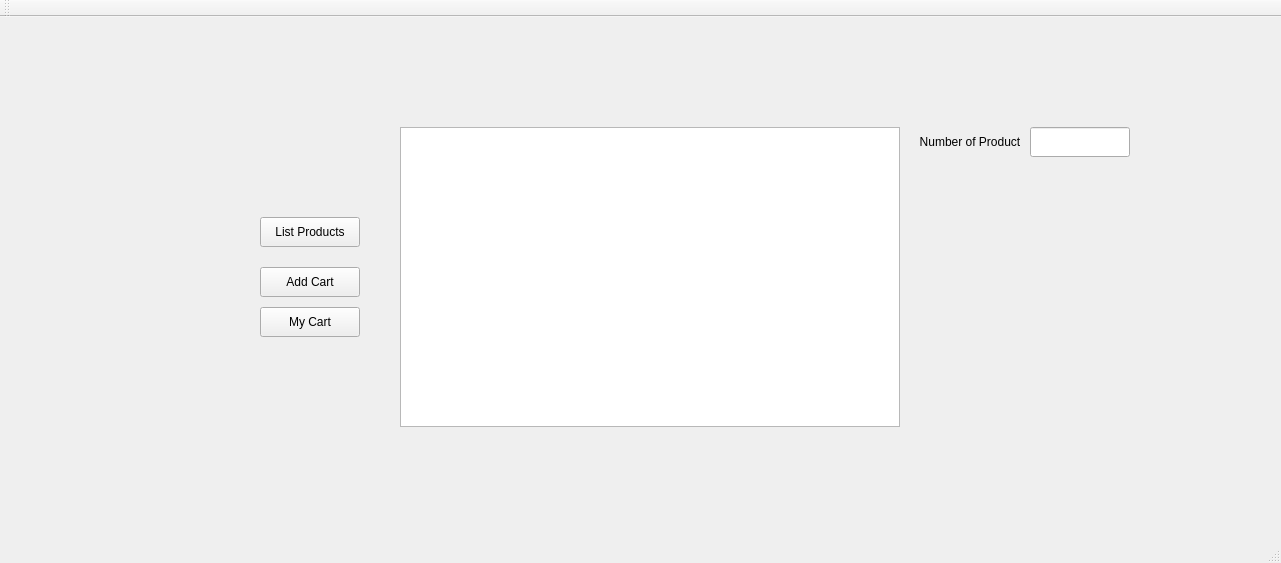
<?xml version="1.0" encoding="UTF-8"?>
<ui version="4.0">
 <class>MainWindow</class>
 <widget class="QMainWindow" name="MainWindow">
  <property name="geometry">
   <rect>
    <x>0</x>
    <y>0</y>
    <width>1281</width>
    <height>563</height>
   </rect>
  </property>
  <property name="windowTitle">
   <string>MainWindow</string>
  </property>
  <widget class="QWidget" name="centralWidget">
   <widget class="QPushButton" name="add">
    <property name="geometry">
     <rect>
      <x>260</x>
      <y>250</y>
      <width>100</width>
      <height>30</height>
     </rect>
    </property>
    <property name="text">
     <string>Add Cart</string>
    </property>
   </widget>
   <widget class="QPushButton" name="list_info">
    <property name="geometry">
     <rect>
      <x>260</x>
      <y>200</y>
      <width>100</width>
      <height>30</height>
     </rect>
    </property>
    <property name="text">
     <string>List Products</string>
    </property>
   </widget>
   <widget class="QPushButton" name="Box">
    <property name="geometry">
     <rect>
      <x>260</x>
      <y>290</y>
      <width>100</width>
      <height>30</height>
     </rect>
    </property>
    <property name="text">
     <string>My Cart</string>
    </property>
   </widget>
   <widget class="QTableView" name="tableView">
    <property name="geometry">
     <rect>
      <x>400</x>
      <y>110</y>
      <width>500</width>
      <height>300</height>
     </rect>
    </property>
   </widget>
   <widget class="QLineEdit" name="Adet">
    <property name="geometry">
     <rect>
      <x>1030</x>
      <y>110</y>
      <width>100</width>
      <height>30</height>
     </rect>
    </property>
   </widget>
   <widget class="QLabel" name="label">
    <property name="geometry">
     <rect>
      <x>920</x>
      <y>110</y>
      <width>100</width>
      <height>30</height>
     </rect>
    </property>
    <property name="text">
     <string>Number of Product</string>
    </property>
    <property name="alignment">
     <set>Qt::AlignCenter</set>
    </property>
   </widget>
  </widget>
  <widget class="QMenuBar" name="menuBar">
   <property name="geometry">
    <rect>
     <x>0</x>
     <y>0</y>
     <width>1281</width>
     <height>21</height>
    </rect>
   </property>
  </widget>
  <widget class="QToolBar" name="mainToolBar">
   <attribute name="toolBarArea">
    <enum>TopToolBarArea</enum>
   </attribute>
   <attribute name="toolBarBreak">
    <bool>false</bool>
   </attribute>
  </widget>
  <widget class="QStatusBar" name="statusBar"/>
 </widget>
 <layoutdefault spacing="6" margin="11"/>
 <resources/>
 <connections/>
</ui>
